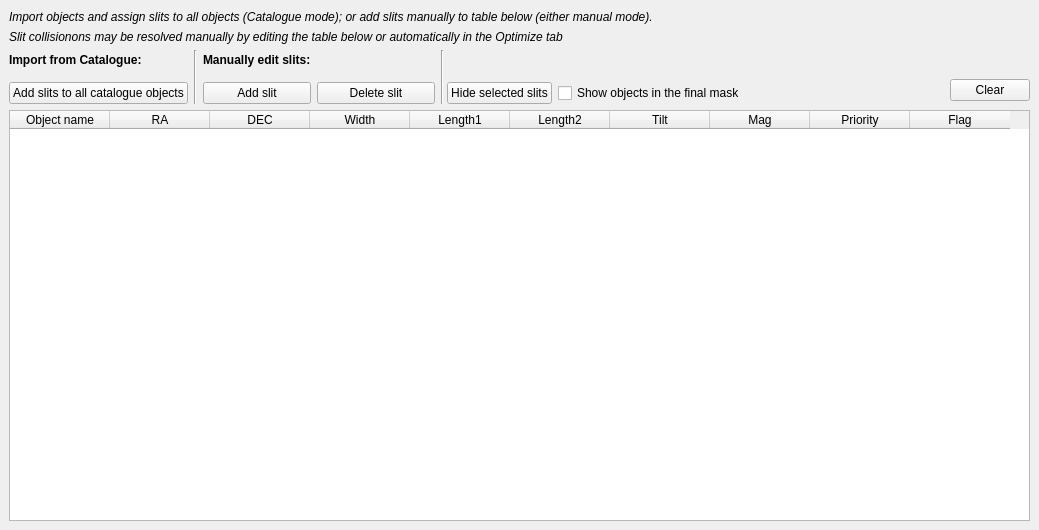
    <widget class="QWidget" name="SlitsTab">
     <property name="sizePolicy">
      <sizepolicy hsizetype="Expanding" vsizetype="Expanding">
       <horstretch>0</horstretch>
       <verstretch>0</verstretch>
      </sizepolicy>
     </property>
     <attribute name="title">
      <string>       &amp;Slits       </string>
     </attribute>
     <widget class="QLabel" name="labelSlit_Infotext_1">
      <property name="geometry">
       <rect>
        <x>9</x>
        <y>9</y>
        <width>657</width>
        <height>16</height>
       </rect>
      </property>
      <property name="font">
       <font>
        <family>Arial</family>
        <pointsize>9</pointsize>
        <italic>true</italic>
       </font>
      </property>
      <property name="text">
       <string>Import objects and assign slits to all objects (Catalogue mode); or add slits manually to table below (either manual mode).</string>
      </property>
     </widget>
     <widget class="QLabel" name="labelSlit_Infotext_2">
      <property name="geometry">
       <rect>
        <x>9</x>
        <y>29</y>
        <width>567</width>
        <height>16</height>
       </rect>
      </property>
      <property name="font">
       <font>
        <family>Arial</family>
        <pointsize>9</pointsize>
        <italic>true</italic>
       </font>
      </property>
      <property name="text">
       <string>Slit collisionons may be resolved manually by editing the table below or automatically in the Optimize tab</string>
      </property>
     </widget>
     <widget class="QWidget" name="layoutWidget">
      <property name="geometry">
       <rect>
        <x>9</x>
        <y>50</y>
        <width>1021</width>
        <height>471</height>
       </rect>
      </property>
      <layout class="QVBoxLayout" name="verticalLayout_4">
       <item>
        <layout class="QGridLayout" name="gridLayout_4">
         <item row="0" column="0">
          <widget class="QLabel" name="labelSlit_ImportCat">
           <property name="font">
            <font>
             <family>Arial</family>
             <weight>75</weight>
             <bold>true</bold>
            </font>
           </property>
           <property name="text">
            <string>Import from Catalogue:</string>
           </property>
          </widget>
         </item>
         <item row="0" column="1" rowspan="3">
          <widget class="Line" name="line_3">
           <property name="orientation">
            <enum>Qt::Vertical</enum>
           </property>
          </widget>
         </item>
         <item row="0" column="2">
          <widget class="QLabel" name="labelSlit_ManEdit">
           <property name="font">
            <font>
             <family>Arial</family>
             <weight>75</weight>
             <bold>true</bold>
            </font>
           </property>
           <property name="text">
            <string>Manually edit slits:</string>
           </property>
          </widget>
         </item>
         <item row="0" column="4" rowspan="3" colspan="2">
          <widget class="Line" name="line_7">
           <property name="orientation">
            <enum>Qt::Vertical</enum>
           </property>
          </widget>
         </item>
         <item row="1" column="7" rowspan="2">
          <widget class="QPushButton" name="pushButtonSlit_ClearSlits">
           <property name="text">
            <string>Clear</string>
           </property>
          </widget>
         </item>
         <item row="2" column="0">
          <widget class="QPushButton" name="pushButtonSlit_AddSlitfromCat">
           <property name="text">
            <string>Add slits to all catalogue objects</string>
           </property>
          </widget>
         </item>
         <item row="2" column="2">
          <widget class="QPushButton" name="pushButtonSlit_AddSlit">
           <property name="text">
            <string>Add slit</string>
           </property>
          </widget>
         </item>
         <item row="2" column="3">
          <widget class="QPushButton" name="pushButtonSlit_DeleteSlit">
           <property name="text">
            <string>Delete slit</string>
           </property>
          </widget>
         </item>
         <item row="2" column="5">
          <widget class="QPushButton" name="pushButtonSlit_HideSlits">
           <property name="text">
            <string>Hide selected slits</string>
           </property>
          </widget>
         </item>
         <item row="0" column="3">
          <spacer name="horizontalSpacer_7">
           <property name="orientation">
            <enum>Qt::Horizontal</enum>
           </property>
           <property name="sizeType">
            <enum>QSizePolicy::Fixed</enum>
           </property>
           <property name="sizeHint" stdset="0">
            <size>
             <width>118</width>
             <height>20</height>
            </size>
           </property>
          </spacer>
         </item>
         <item row="0" column="6">
          <spacer name="horizontalSpacer_3">
           <property name="orientation">
            <enum>Qt::Horizontal</enum>
           </property>
           <property name="sizeHint" stdset="0">
            <size>
             <width>100</width>
             <height>20</height>
            </size>
           </property>
          </spacer>
         </item>
         <item row="2" column="6">
          <widget class="QCheckBox" name="checkBoxSlits_ShowOnlyMaskobj">
           <property name="text">
            <string>Show objects in the final mask</string>
           </property>
          </widget>
         </item>
        </layout>
       </item>
       <item>
        <widget class="QTableWidget" name="tableWidgetSlits">
         <property name="lineWidth">
          <number>2</number>
         </property>
         <property name="rowCount">
          <number>0</number>
         </property>
         <column>
          <property name="text">
           <string>Object name</string>
          </property>
         </column>
         <column>
          <property name="text">
           <string>RA</string>
          </property>
         </column>
         <column>
          <property name="text">
           <string>DEC</string>
          </property>
         </column>
         <column>
          <property name="text">
           <string>Width</string>
          </property>
         </column>
         <column>
          <property name="text">
           <string>Length1</string>
          </property>
         </column>
         <column>
          <property name="text">
           <string>Length2</string>
          </property>
         </column>
         <column>
          <property name="text">
           <string>Tilt</string>
          </property>
         </column>
         <column>
          <property name="text">
           <string>Mag</string>
          </property>
         </column>
         <column>
          <property name="text">
           <string>Priority</string>
          </property>
         </column>
         <column>
          <property name="text">
           <string>Flag</string>
          </property>
         </column>
        </widget>
       </item>
      </layout>
     </widget>
    </widget>
